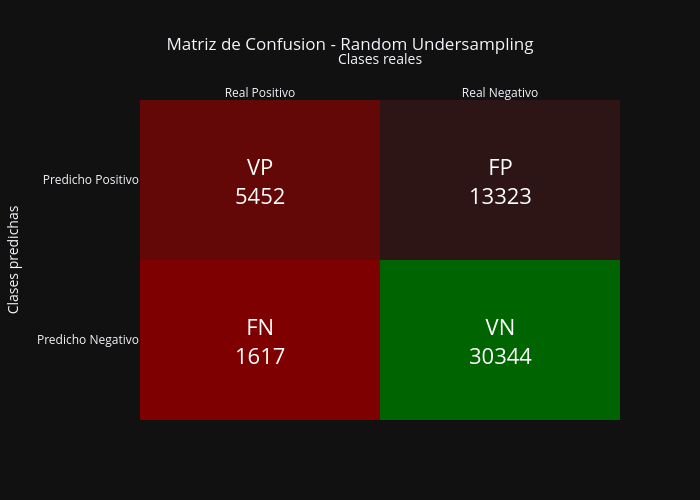

Notebook source saved alongside this figure:
### Markdown cell above
### 9.1 Random Undersampling
Elimina aleatoriamente muestras de la clase mayoritaria hasta equiparar las clases.

### Code cell
rus_model = ImbPipeline(steps=[
    ("preprocessor", preprocessor_no_scaled),
    ("sampler", RandomUnderSampler(random_state=SEED)),
    ("model", RandomForestClassifier(random_state=SEED, n_jobs=-1))
])

metrics_rus = evaluate_model(rus_model, "Random Undersampling")

### Figure 1 — Plotly figure (JSON) as saved in the notebook; plotly's stock layout.template omitted (floating-point values rounded to 4 significant figures)
{"data": [{"coloraxis": "coloraxis", "hovertemplate": "x: %{x}<br>y: %{y}<br>color: %{z}<extra></extra>", "name": "0", "type": "heatmap", "x": ["Real Positivo", "Real Negativo"], "xaxis": "x", "y": ["Predicho Positivo", "Predicho Negativo"], "yaxis": "y", "z": [[5452, 13323], [1617, 30344]]}], "layout": {"annotations": [{"font": {"color": "white", "size": 22}, "showarrow": false, "text": "VP<br>5452", "x": "Real Positivo", "y": "Predicho Positivo"}, {"font": {"color": "white", "size": 22}, "showarrow": false, "text": "FP<br>13323", "x": "Real Negativo", "y": "Predicho Positivo"}, {"font": {"color": "white", "size": 22}, "showarrow": false, "text": "FN<br>1617", "x": "Real Positivo", "y": "Predicho Negativo"}, {"font": {"color": "white", "size": 22}, "showarrow": false, "text": "VN<br>30344", "x": "Real Negativo", "y": "Predicho Negativo"}], "coloraxis": {"colorscale": [[0, "#7f0000"], [0.5, "#1a1a1a"], [1, "#006400"]], "showscale": false}, "height": 500, "title": {"text": "Matriz de Confusion - Random Undersampling", "x": 0.5}, "width": 700, "xaxis": {"anchor": "y", "domain": [0, 1], "side": "top", "title": {"text": "Clases reales"}}, "yaxis": {"anchor": "x", "autorange": "reversed", "domain": [0, 1], "title": {"text": "Clases predichas"}}}}
